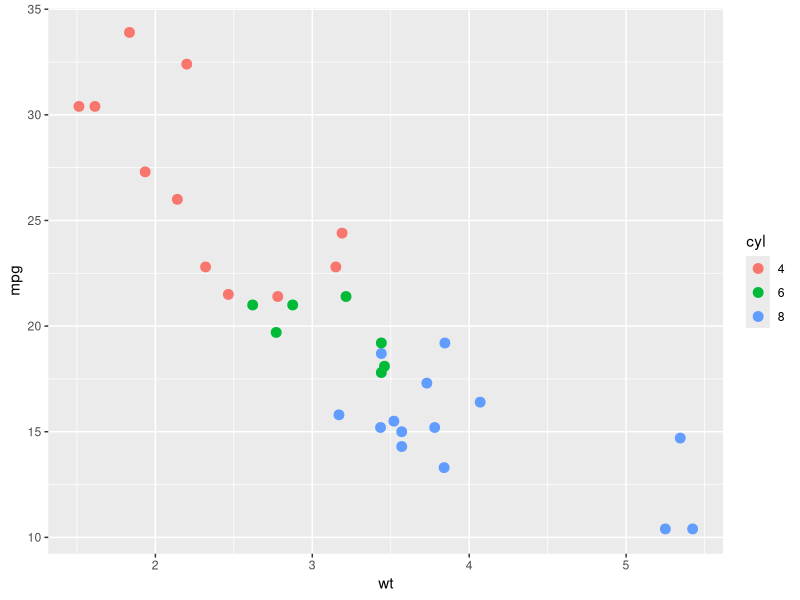
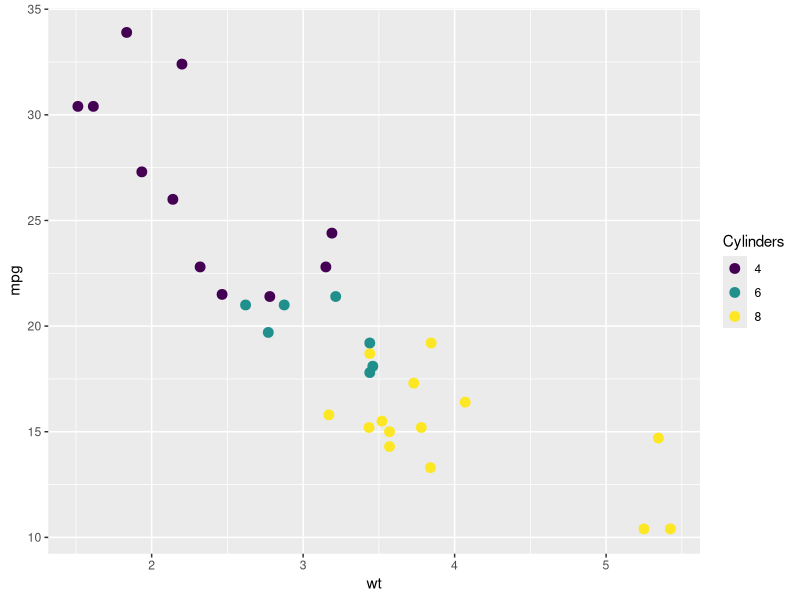
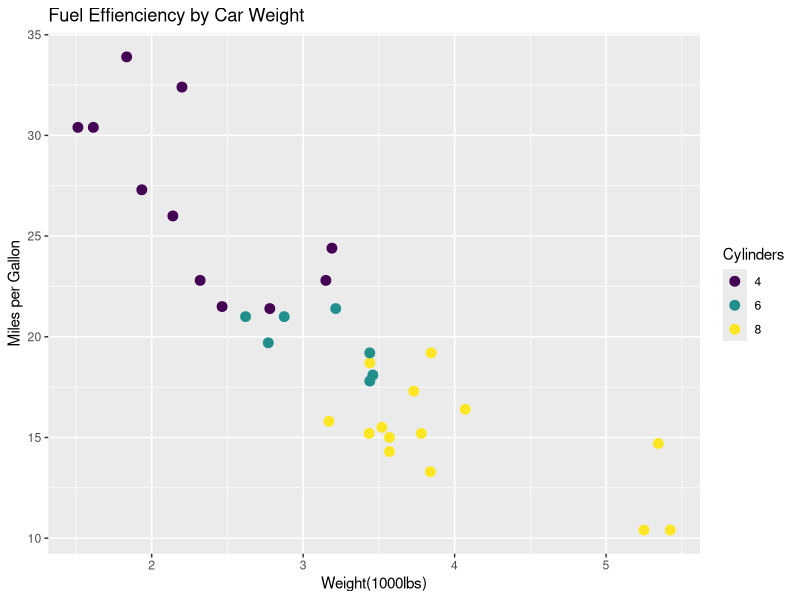
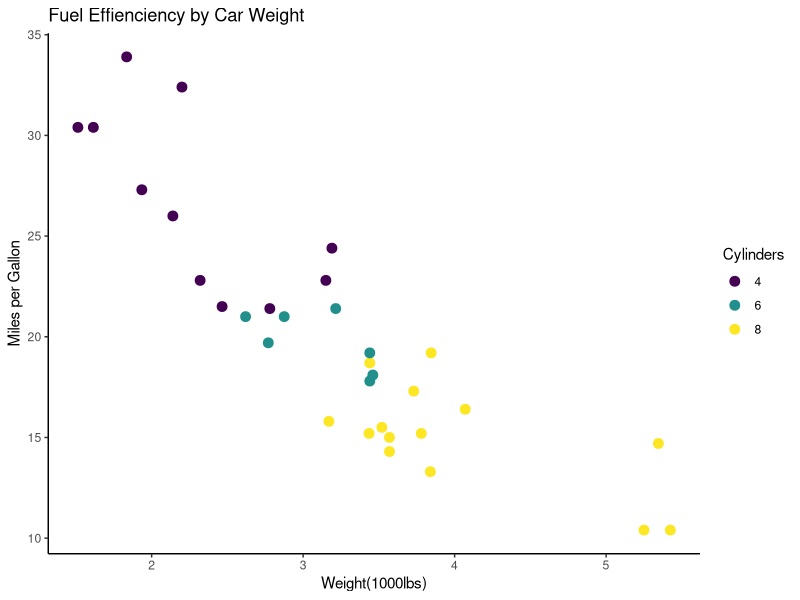
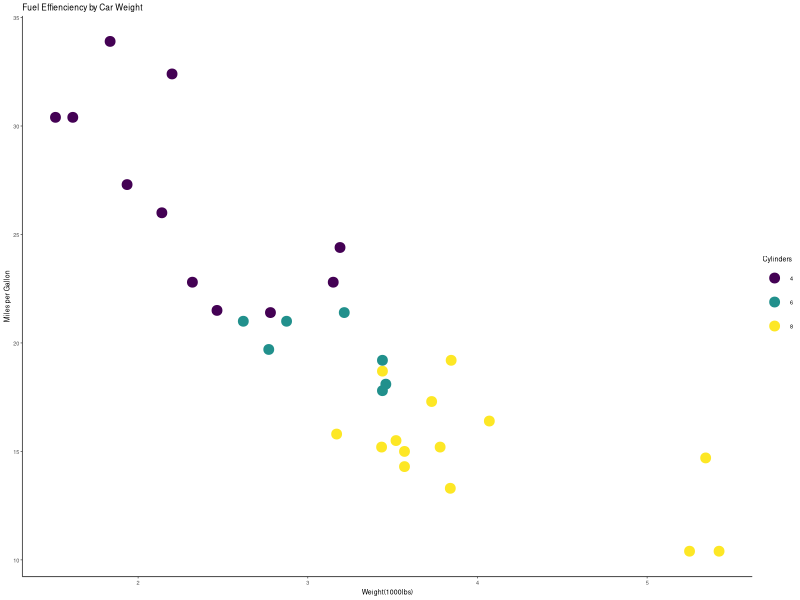
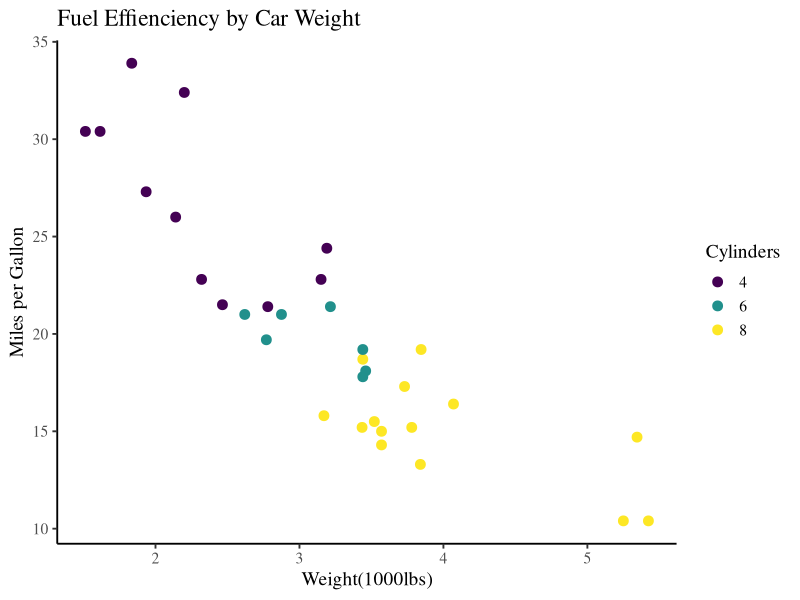
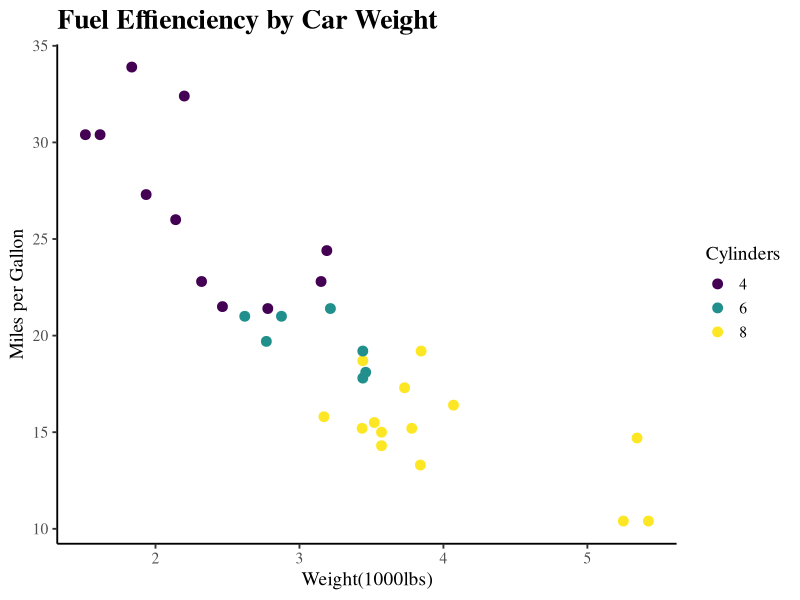
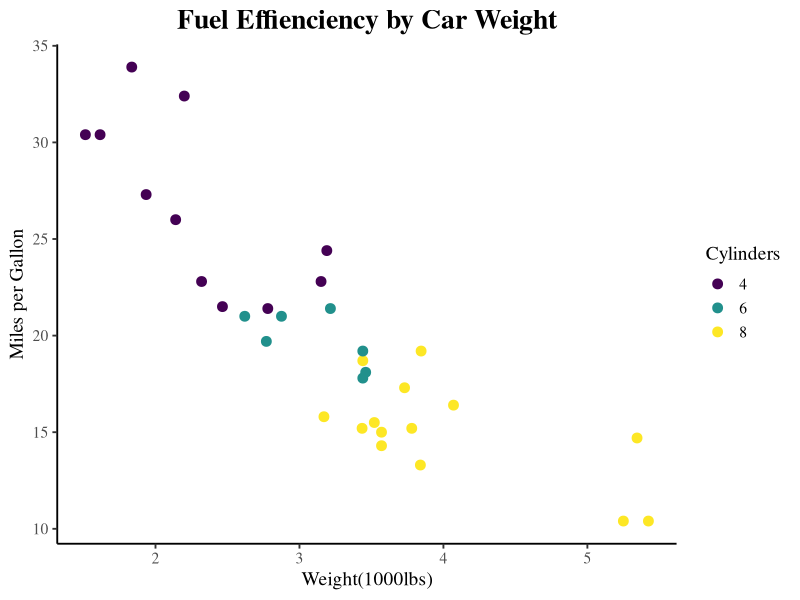

These charts were generated, in order, by the following R code:
#stylingpots for publication

library(ggplot2)
# installing and loading packeges

install.packages("ggthemes")
library(ggthemes)
install.packages("viridis")
library(viridis)

#sample data loading
df=mtcars

#crating plot for mpg and wt of the taken data set
#mkaing cyl factor
df$cyl=as.factor(df$cyl)

#styling plot
ggplot(df,aes(x=wt,y=mpg,color=cyl))+
  geom_point(size=3)
# writing cylinder instead of cyl
ggplot(df,aes(x=wt,y=mpg,color=cyl))+
  geom_point(size=3)+
  scale_color_viridis_d(name="Cylinders")
#mpg and wt full form
ggplot(df,aes(x=wt,y=mpg,color=cyl))+
  geom_point(size=3)+
  scale_color_viridis_d(name="Cylinders")+
  labs(title="Fuel Effienciency by Car Weight",x="Weight(1000lbs)",y="Miles per Gallon")
#changing theme and controlling things for publication
ggplot(df,aes(x=wt,y=mpg,color=cyl))+
  geom_point(size=3)+
  scale_color_viridis_d(name="Cylinders")+
  labs(title="Fuel Effienciency by Car Weight",x="Weight(1000lbs)",y="Miles per Gallon")+
  theme_classic()
#controlling base size
ggplot(df,aes(x=wt,y=mpg,color=cyl))+
  geom_point(size=3)+
  scale_color_viridis_d(name="Cylinders")+
  labs(title="Fuel Effienciency by Car Weight",x="Weight(1000lbs)",y="Miles per Gallon")+
  theme_classic(base_size = 5)
#serif font
ggplot(df,aes(x=wt,y=mpg,color=cyl))+
  geom_point(size=3)+
  scale_color_viridis_d(name="Cylinders")+
  labs(title="Fuel Effienciency by Car Weight",x="Weight(1000lbs)",y="Miles per Gallon")+
  theme_classic(base_size = 14,base_family="serif")

ggplot(df,aes(x=wt,y=mpg,color=cyl))+
  geom_point(size=3)+
  scale_color_viridis_d(name="Cylinders")+
  labs(title="Fuel Effienciency by Car Weight",x="Weight(1000lbs)",y="Miles per Gallon")+
  theme_classic(base_size = 14,base_family="serif")+
  theme(plot.title = element_text(face="bold",size=20))

#Title allignment
ggplot(df,aes(x=wt,y=mpg,color=cyl))+
  geom_point(size=3)+
  scale_color_viridis_d(name="Cylinders")+
  labs(title="Fuel Effienciency by Car Weight",x="Weight(1000lbs)",y="Miles per Gallon")+
  theme_classic(base_size = 14,base_family="serif")+
  theme(plot.title = element_text(face="bold",size=20,hjust=0.5))
#Axis Tilte modification
ggplot(df,aes(x=wt,y=mpg,color=cyl))+
  geom_point(size=3)+
  scale_color_viridis_d(name="Cylinders")+
  labs(title="Fuel Effienciency by Car Weight",x="Weight(1000lbs)",y="Miles per Gallon")+
  theme_classic(base_size = 14,base_family="serif")+
  theme(plot.title = element_text(face="bold",size=20,hjust=0.5),
        axis.title=element_text(face="bold",size=14))

#axis text (values) modification

ggplot(df,aes(x=wt,y=mpg,color=cyl))+
  geom_point(size=3)+
  scale_color_viridis_d(name="Cylinders")+
  labs(title="Fuel Effienciency by Car Weight",x="Weight(1000lbs)",y="Miles per Gallon")+
  theme_classic(base_size = 14,base_family="serif")+
  theme(plot.title = element_text(face="bold",size=20,hjust=0.5),
        axis.title=element_text(face="bold",size=14),
        axis.text = element_text(size=10))
#legend positioning:
ggplot(df,aes(x=wt,y=mpg,color=cyl))+
  geom_point(size=3)+
  scale_color_viridis_d(name="Cylinders")+
  labs(title="Fuel Effienciency by Car Weight",x="Weight(1000lbs)",y="Miles per Gallon")+
  theme_classic(base_size = 14,base_family="serif")+
  theme(plot.title = element_text(face="bold",size=20,hjust=0.5),
        axis.title=element_text(face="bold",size=14),
        axis.text = element_text(size=10),
        legend.position = "right")
# legend title modification
ggplot(df,aes(x=wt,y=mpg,color=cyl))+
  geom_point(size=3)+
  scale_color_viridis_d(name="Cylinders")+
  labs(title="Fuel Effienciency by Car Weight",x="Weight(1000lbs)",y="Miles per Gallon")+
  theme_classic(base_size = 14,base_family="serif")+
  theme(plot.title = element_text(face="bold",size=20,hjust=0.5),
        axis.title=element_text(face="bold",size=14),
        axis.text = element_text(size=10),
        legend.position = "right",
        legend.title = element_text(face="bold"),
                    legend.text=element_text(size = 12))
        
#export plot by coding

p=ggplot(df,aes(x=wt,y=mpg,color=cyl))+
  geom_point(size=3)+
  scale_color_viridis_d(name="Cylinders")+
  labs(title="Fuel Effienciency by Car Weight",x="Weight(1000lbs)",y="Miles per Gallon")+
  theme_classic(base_size = 14,base_family="serif")+
  theme(plot.title = element_text(face="bold",size=20,hjust=0.5),
        axis.title=element_text(face="bold",size=14),
        axis.text = element_text(size=10),
        legend.position = "right",
        legend.title = element_text(face="bold"),
        legend.text=element_text(size = 12))
        
ggsave("publication_ggplot.png",p,width=6,height=4,dpi=300)

